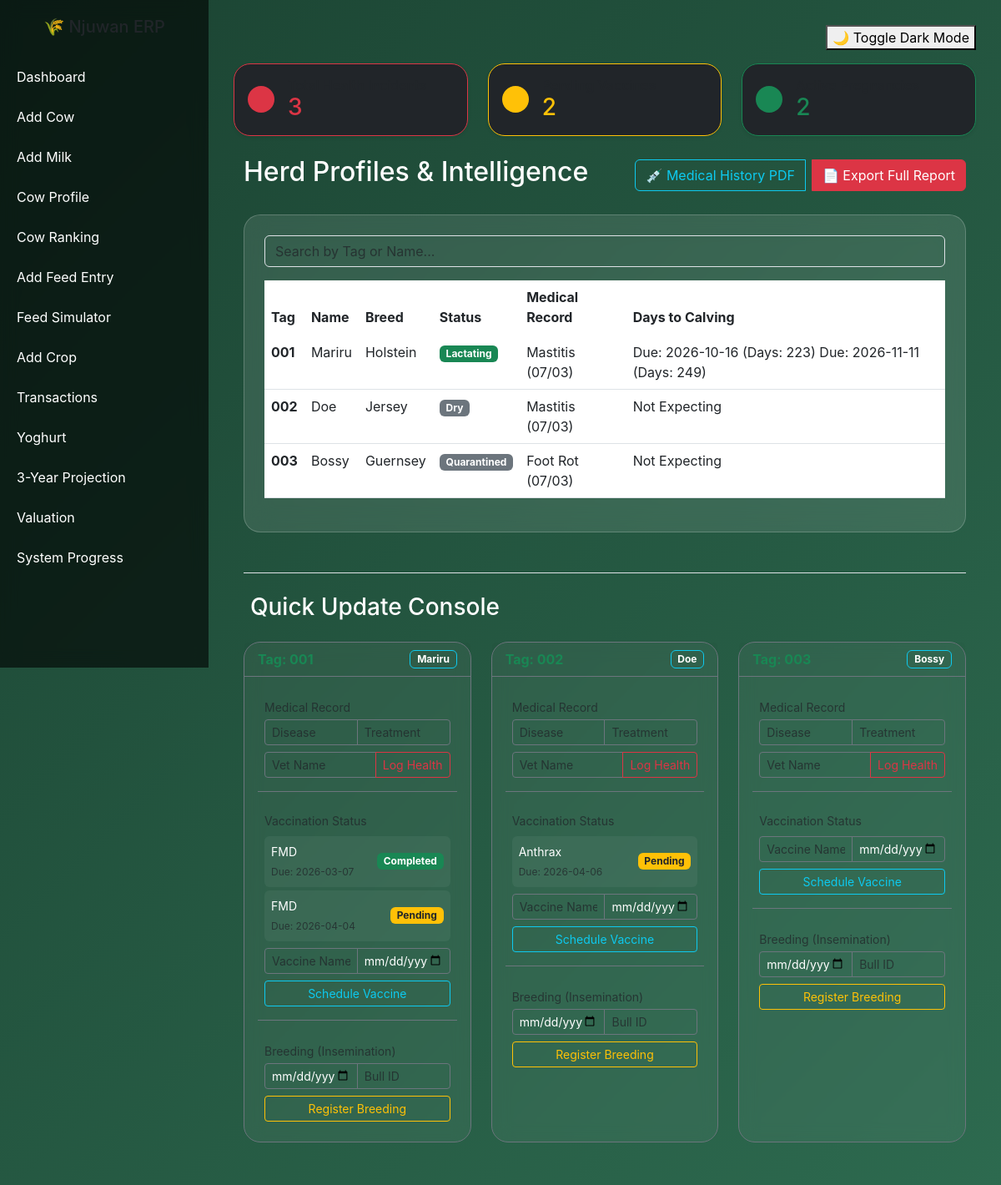
The page /cow_profile on the database its author committed.
### models.py (models this page shows, shortened)
class Cow(db.Model):
    __tablename__ = "cows"
    id = db.Column(db.Integer, primary_key=True)
    tag_number = db.Column(db.String(50), unique=True)
    name = db.Column(db.String(100))  # New Name Column
    breed = db.Column(db.String(50))
    birth_date = db.Column(db.Date)
    age = db.Column(db.Integer)
    farm_id = db.Column(db.Integer, db.ForeignKey("farms.id"))
    weight_kg = db.Column(db.Float) # Useful for health monitoring
    status = db.Column(db.String(50), default="Active") # Active, Quarantined, Sold, Dry, Lactating
    feed_records = db.relationship("Feed", backref="cow", lazy=True)
    milk_records = db.relationship("MilkProduction", backref="cow", lazy='dynamic')
    health_records = db.relationship('HealthRecord', backref='cow', lazy=True)
    vaccinations = db.relationship('Vaccination', backref='cow', lazy=True)
    breeding_records = db.relationship('Breeding', backref='cow', lazy=True)

class HealthRecord(db.Model):
    id = db.Column(db.Integer, primary_key=True)
    cow_id = db.Column(db.Integer, db.ForeignKey('cows.id'))
    disease = db.Column(db.String(100))
    treatment = db.Column(db.String(200))
    vet_name = db.Column(db.String(100))
    date = db.Column(db.Date, default=datetime.utcnow) # Automatically stamps entry date

class Breeding(db.Model):
    id = db.Column(db.Integer, primary_key=True)
    cow_id = db.Column(db.Integer, db.ForeignKey('cows.id'))
    insemination_date = db.Column(db.Date)
    bull = db.Column(db.String(50))
    pregnancy_status = db.Column(db.String(20), default="Unknown")
    expected_calving = db.Column(db.Date) # Calculated via your app.py logic
    @property
    def days_remaining(self):
        if self.expected_calving:
            delta = self.expected_calving - date.today()
            return delta.days if delta.days > 0 else 0
        return None

class Vaccination(db.Model):
    id = db.Column(db.Integer, primary_key=True)
    cow_id = db.Column(db.Integer, db.ForeignKey('cows.id'))
    vaccine = db.Column(db.String(100))
    due_date = db.Column(db.Date)
    status = db.Column(db.String(20), default="Pending") # Matches your HTML badges

### app.py (the view)
@app.route('/cow_profile', strict_slashes=False)
def cow_profile_list():
    cows = Cow.query.all()
    total_incidents = HealthRecord.query.count()
    pending_vaccines = Vaccination.query.filter_by(status="Pending").count()
    upcoming_calvings = Breeding.query.filter(
        Breeding.expected_calving >= date.today()
    ).count()
    return render_template(
        'cow_profile.html',
        cows=cows,
        total_incidents=total_incidents,
        pending_vaccines=pending_vaccines,
        upcoming_calvings=upcoming_calvings,
        date=date
    )

### templates/cow_profile.html (shortened to what this page needs)
{% extends "base.html" %}
{% block content %}
<div class="row mb-4">
    <div class="col-md-4">
        <div class="card bg-dark border-danger text-white p-3 shadow-sm">
            <div class="d-flex align-items-center">
                <div class="rounded-circle bg-danger p-3 me-3">
                </div>
                <div>
                    <h6 class="mb-0 text-muted">Total Health Incidents</h6>
                    <h3 class="mb-0 text-danger">{{ total_incidents }}</h3>
                </div>
            </div>
        </div>
    </div>
    <div class="col-md-4">
        <div class="card bg-dark border-warning text-white p-3 shadow-sm">
            <div class="d-flex align-items-center">
                <div class="rounded-circle bg-warning p-3 me-3">
                </div>
                <div>
                    <h6 class="mb-0 text-muted">Pending Vaccines</h6>
                    <h3 class="mb-0 text-warning">{{ pending_vaccines }}</h3>
                </div>
            </div>
        </div>
    </div>
    <div class="col-md-4">
        <div class="card bg-dark border-success text-white p-3 shadow-sm">
            <div class="d-flex align-items-center">
                <div class="rounded-circle bg-success p-3 me-3">
                </div>
                <div>
                    <h6 class="mb-0 text-muted">Active Pregnancies</h6>
                    <h3 class="mb-0 text-success">{{ upcoming_calvings }}</h3>
                </div>
            </div>
        </div>
    </div>
</div>
<div class="container fade-in">
    <div class="d-flex justify-content-between align-items-center mb-4">
        <h2 class="text-white">Herd Profiles & Intelligence</h2>
        <div class="btn-group">
            <button onclick="generateMedicalPDF()" class="btn btn-outline-info me-2">💉 Medical History PDF</button>
            <button onclick="generatePDF()" class="btn btn-danger">📄 Export Full Report</button>
        </div>
    </div>
    <div class="card p-4 mb-5">
        <div class="mb-3">
            <input type="text" id="cowSearch" class="form-control bg-transparent text-white"
                   placeholder="Search by Tag or Name..." onkeyup="filterTable()">
        </div>
        <div class="table-responsive">
            <table class="table table-hover text-white" id="cowTable">
                <thead>
                    <tr style="border-bottom: 2px solid rgba(255,255,255,0.1);">
                        <th>Tag</th>
                        <th>Name</th>
                        <th>Breed</th>
                        <th>Status</th>
                        <th>Medical Record</th>
                        <th>Days to Calving</th>
                    </tr>
                </thead>
                <tbody>
                    {% for cow in cows %}
                    <tr>
                        <td><strong>{{ cow.tag_number }}</strong></td>
                        <td>{{ cow.name }}</td>
                        <td>{{ cow.breed }}</td>
                        <td>
                            <span class="badge {% if cow.status|lower == 'lactating' %}bg-success{% else %}bg-secondary{% endif %}">
                                {{ cow.status }}
                            </span>
                        </td>
                        <td>
                            {% for health in cow.health_records %}
                                {{ health.disease }} ({{ health.date.strftime('%d/%m') }})<br>
                            {% else %} Clean Bill {% endfor %}
                        </td>
                        <td>
                            {% for breed in cow.breeding_records %}
                                {% if breed.days_remaining is not none %}
                                    Due: {{ breed.expected_calving }} (Days: {{ breed.days_remaining }})
                                {% else %}
                                    Not Expecting
                                {% endif %}
                            {% else %} Not Expecting {% endfor %}
                        </td>
                    </tr>
                    {% endfor %}
                </tbody>
            </table>
        </div>
    </div>
    <div class="mt-5 border-top pt-4">
        <h3 class="text-white mb-4">Quick Update Console</h3>
        <div class="row">
            {% for cow in cows %}
            <div class="col-xl-4 col-md-6 mb-4">
                <div class="card bg-dark text-white border-secondary h-100" style="background: rgba(255, 255, 255, 0.05) !important; backdrop-filter: blur(10px);">
                    <div class="card-header border-secondary d-flex justify-content-between align-items-center">
                        <span class="fw-bold text-success">Tag: {{ cow.tag_number }}</span>
                        <span class="badge bg-outline-info border border-info">{{ cow.name }}</span>
                    </div>
                    <div class="card-body">
                        <form action="{{ url_for('add_health', cow_id=cow.id) }}" method="POST" class="mb-3 p-2 border-bottom border-secondary pb-3">
                            <label class="small text-muted mb-1">Medical Record</label>
                            <div class="input-group input-group-sm mb-2">
                                <input type="text" name="disease" class="form-control bg-transparent text-white border-secondary" placeholder="Disease" required>
                                <input type="text" name="treatment" class="form-control bg-transparent text-white border-secondary" placeholder="Treatment">
                            </div>
                            <div class="input-group input-group-sm">
                                <input type="text" name="vet_name" class="form-control bg-transparent text-white border-secondary" placeholder="Vet Name">
                                <button class="btn btn-outline-danger" type="submit">Log Health</button>
                            </div>
                        </form>
                        <div class="mb-3 p-2 border-bottom border-secondary pb-3">
                            <label class="small text-muted mb-2 d-block">Vaccination Status</label>
                            <div class="mb-2">
                                {% for vac in cow.vaccinations %}
                                <div class="d-flex justify-content-between align-items-center mb-1 p-2 rounded" style="background: rgba(255,255,255,0.05);">
                                    <div>
                                        <small class="text-white d-block">{{ vac.vaccine }}</small>
                                        <small class="text-muted" style="font-size: 0.75rem;">Due: {{ vac.due_date }}</small>
                                    </div>
                                    <a href="{{ url_for('toggle_vaccination', vac_id=vac.id) }}"
                                       class="badge {% if vac.status == 'Completed' %}bg-success{% else %}bg-warning text-dark{% endif %} text-decoration-none">
                                        {{ vac.status }}
                                    </a>
                                </div>
                                {% endfor %}
                            </div>
                            <form action="{{ url_for('add_vaccination', cow_id=cow.id) }}" method="POST">
                                <div class="input-group input-group-sm mb-2">
                                    <input type="text" name="vaccine" class="form-control bg-transparent text-white border-secondary" placeholder="Vaccine Name" required>
                                    <input type="date" name="due_date" class="form-control bg-transparent text-white border-secondary" required>
                                </div>
                                <button class="btn btn-sm btn-outline-info w-100" type="submit">Schedule Vaccine</button>
                            </form>
                        </div>
                        <form action="{{ url_for('add_breeding', cow_id=cow.id) }}" method="POST" class="p-2">
                            <label class="small text-muted mb-1">Breeding (Insemination)</label>
                            <div class="input-group input-group-sm mb-2">
                                <input type="date" name="insemination_date" class="form-control bg-transparent text-white border-secondary" required>
                                <input type="text" name="bull" class="form-control bg-transparent text-white border-secondary" placeholder="Bull ID">
                            </div>
                            <button class="btn btn-sm btn-outline-warning w-100" type="submit">Register Breeding</button>
                        </form>
                    </div>
                </div>
            </div>
            {% endfor %}
        </div>
    </div>
</div>
{% endblock %}

### templates/base.html (style rules this page uses)
body { margin: 0; font-family: 'Inter', sans-serif; background: linear-gradient(135deg, #1b4332, #2d6a4f); overflow-x: hidden; }
.card { background: rgba(255,255,255,0.1); border-radius: 20px; backdrop-filter: blur(15px); color: white; border: 1px solid rgba(255,255,255,0.2); transition: 0.3s ease; }
.fade-in { animation: fadeIn 0.6s ease; }

### rows shown on the page
Cow: tag_number "001", name "Mariru", breed "Holstein", status "Lactating"
HealthRecord: disease "Mastitis", date "07/03"
Breeding: expected_calving "2026-10-16", days_remaining "223"
Breeding: expected_calving "2026-11-11", days_remaining "249"
Cow: tag_number "002", name "Doe", breed "Jersey", status "Dry"
HealthRecord: disease "Mastitis", date "07/03"
Cow: tag_number "003", name "Bossy", breed "Guernsey", status "Quarantined"
HealthRecord: disease "Foot Rot", date "07/03"
Vaccination: vaccine "FMD", due_date "2026-03-07", status "Completed"
Vaccination: vaccine "FMD", due_date "2026-04-04", status "Pending"
Vaccination: vaccine "Anthrax", due_date "2026-04-06", status "Pending"

### other values the page prints
{{ total_incidents }} "3"
{{ pending_vaccines }} "2"
{{ upcoming_calvings }} "2"
